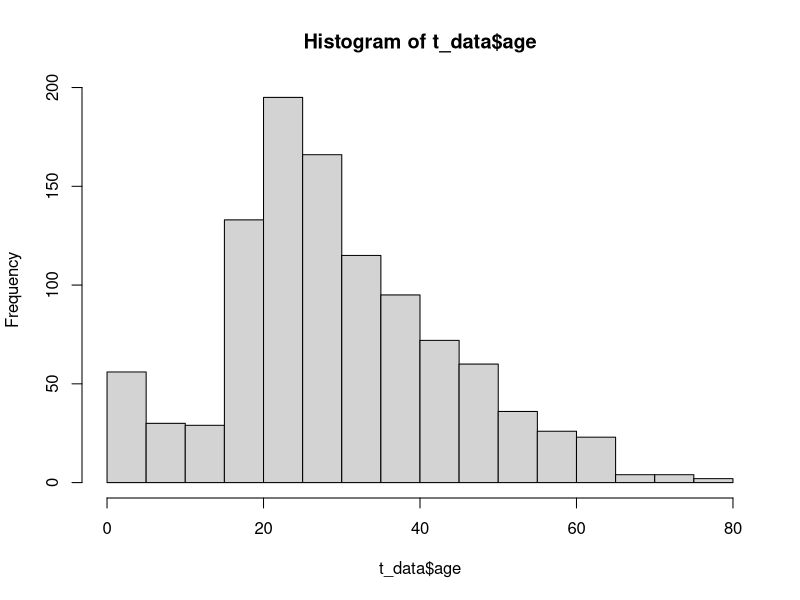
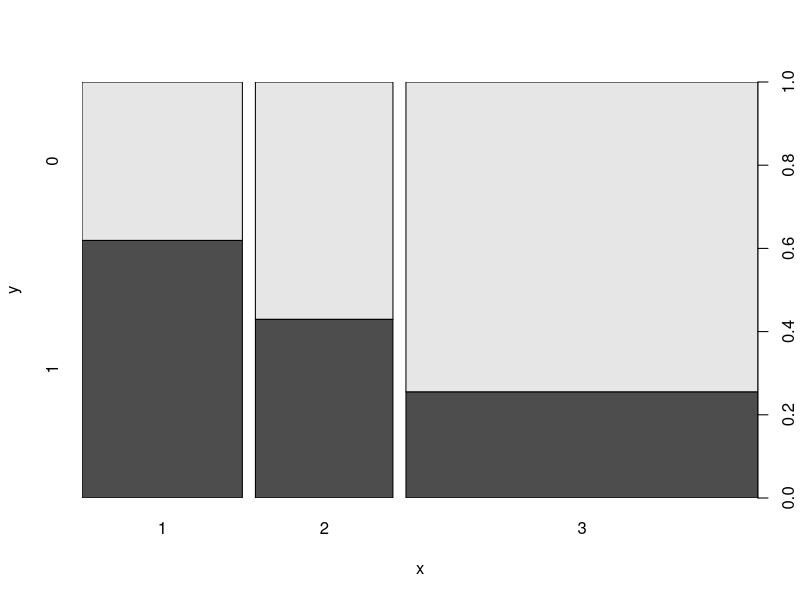
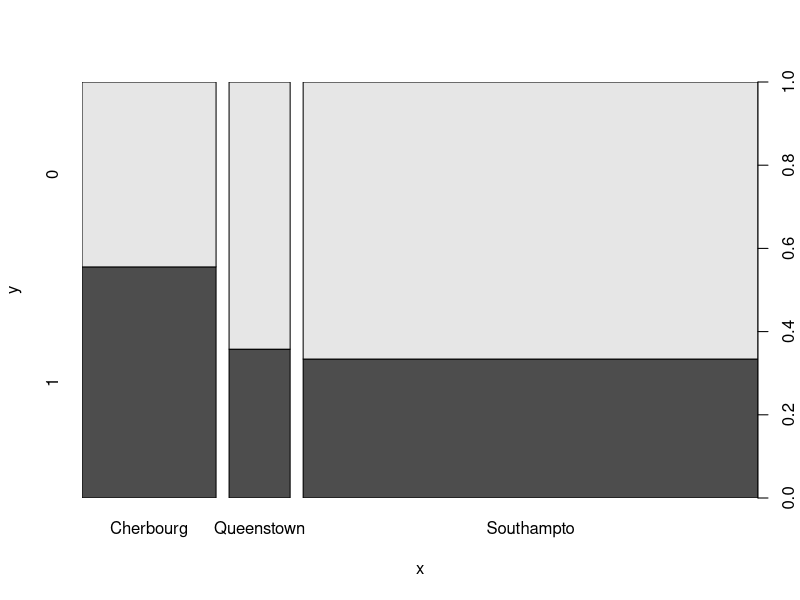
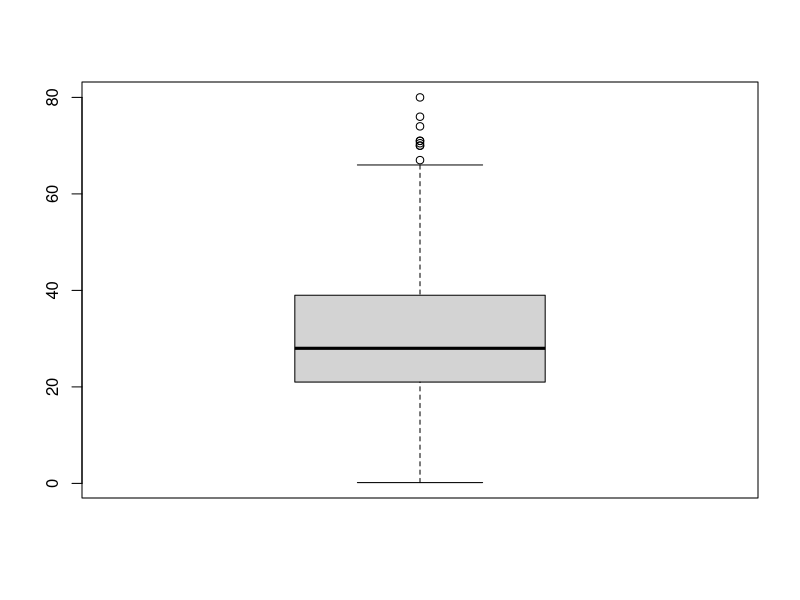
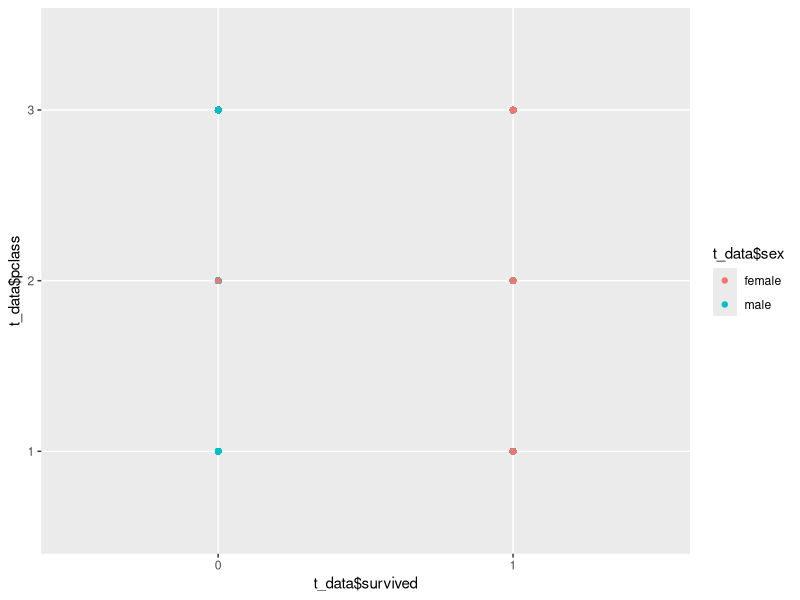
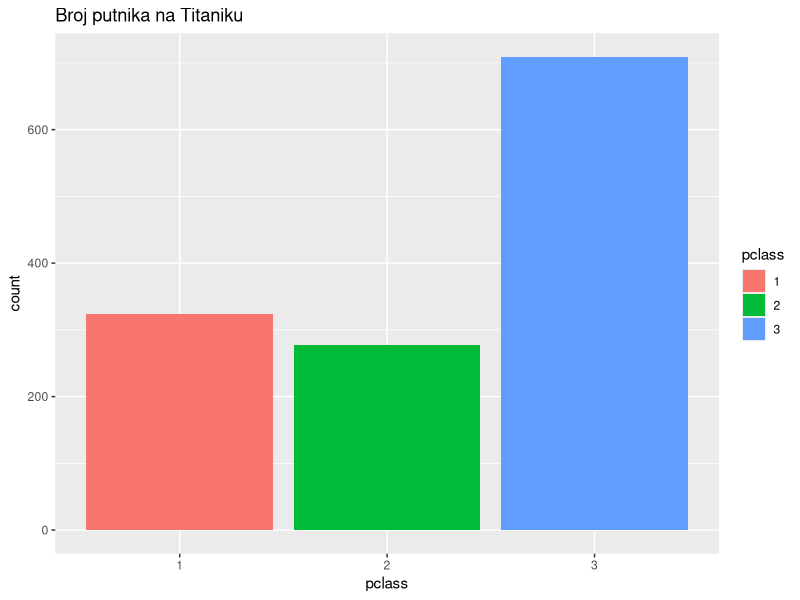
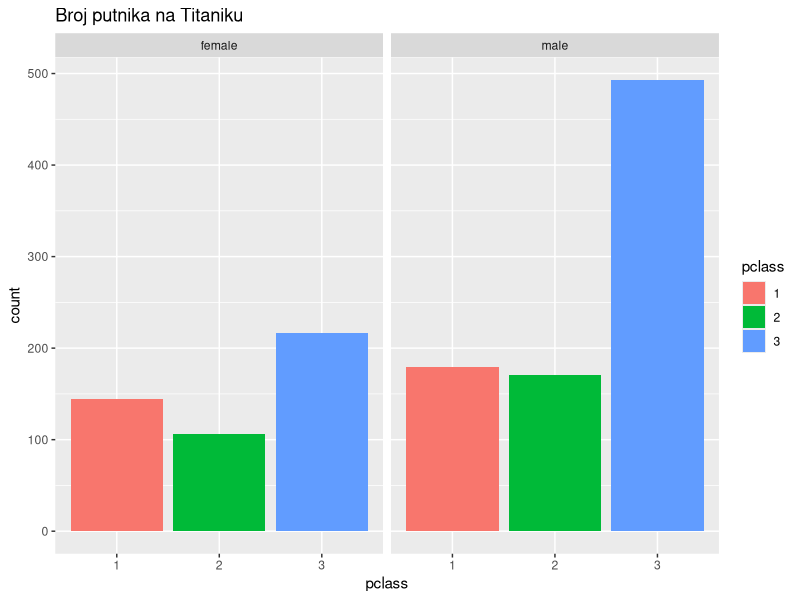
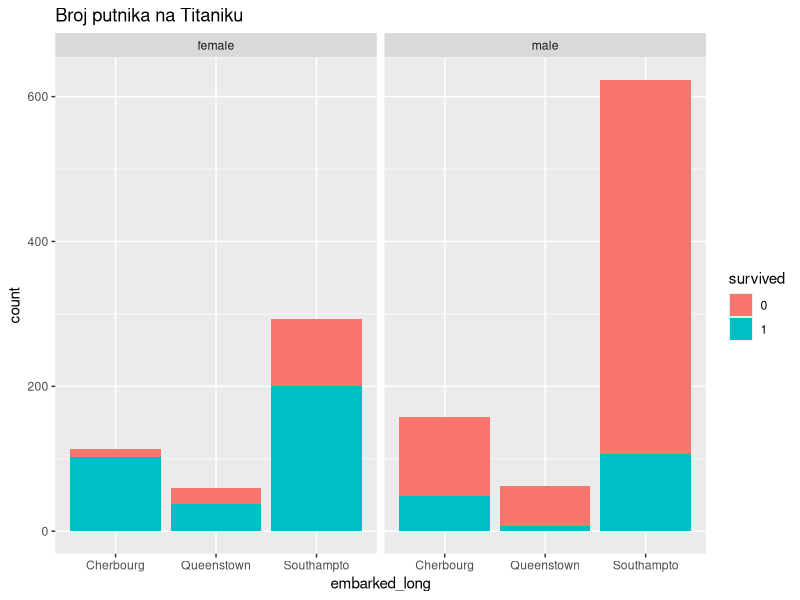

Write the R code that produced these figures, in order.
#***************************************
#
#Data analysis with R
#
#*****************************************
#
#titanic data investigation, more info at: https://www.kaggle.com/c/titanic/data
#load data from the dist

#local specific code # read data from txt file from the worksheet named mysheet
t_data <- read.csv(file = "Resource/titanic3.csv", header = TRUE, row.names = NULL, encoding = "UTF-8", sep = ",", dec = ".", quote = "\"", comment.char = "")
#quick overview of the data
head(t_data) #when data is big show only  first few rows

# Get the summary of imported data
str(t_data)

#convert survived, pclass columns to factors
t_data$survived <- as.factor(t_data$survived)
t_data$pclass <- as.factor(t_data$pclass)

#convert name to character column
t_data$name <- as.character(t_data$name)
t_data$age <- as.numeric(t_data$age)

str(t_data)

#embarked column is not clear what are letters mean
head(t_data$embarked)

#Add new calculated columns
embarked_fun <- function(value) {
    switch(as.character(value),
  "C" = "Cherbourg",
  "Q" = "Queenstown",
  "S" = "Southampto",
  "Southampto")
}

#calculated column
t_data[, "embarked_long"] <- sapply(t_data[, "embarked"], embarked_fun)
str(t_data)
#convert column to factor
t_data$embarked_long = as.factor(t_data$embarked_long)
#
head(t_data$embarked_long)

length(t_data) # number of columns
length(t_data$survived) # number of rows 

table(t_data$survived) # nice review of category data

table(t_data$survived, t_data$pclass) # combinig two cat columns

table(t_data$survived) / length(t_data$survived) #precent of the survived 

table(t_data$pclass) # nice review of category data


#create Age historgram
hist(t_data$age)


#it cannot calculate because of missing values
median(t_data$age) # error there are missing values

# some statistics
median(t_data$age, na.rm = TRUE) # na.rm = TRUE means skip missing values if exist
min(t_data$age, na.rm = TRUE) # minumum value 
max(t_data$age, na.rm = TRUE) # max values
range(t_data$age, na.rm = TRUE) # range of the value

#plotting
plot(t_data$pclass, t_data$survived)
plot(t_data$embarked_long, t_data$survived)

#box plot
#1 and 4 line  - first line
# box second and third quartile
boxplot(t_data$age)


library("ggplot2")
qplot(t_data$survived, t_data$pclass, data = t_data, colour = t_data$sex)

#Broj putnika po po klasama
ggplot(t_data) + aes(x = pclass, fill = pclass) + geom_bar() +
ggtitle("Broj putnika na Titaniku")

#Broj putnika po poklasama podijeljeni prema spolu
ggplot(t_data) + aes(x = pclass, fill = pclass) + geom_bar() +
        ggtitle("Broj putnika na Titaniku") +
facet_grid(. ~ sex)

#Broj putnika po po klasama, grupisano po ukrcajnim lukama 
ggplot(t_data) + aes(x = embarked_long, fill = survived) + geom_bar() +
        ggtitle("Broj putnika na Titaniku") +
facet_grid(. ~ sex)

#Broj putnika po klasama
ggplot(t_data) + aes(x = pclass, fill = survived) + geom_bar() +
    ggtitle("Broj putnika na Titaniku")

#Broj putnika po klasama
ggplot(t_data) + aes(x = pclass, fill = survived) + geom_bar() +
        ggtitle("Broj putnika na Titaniku") +
        facet_grid(. ~ sex)



##Machine learning preparation####
#create new data from current
data_to_model = data.frame(survived = t_data$survived, pclass = t_data$pclass, age = t_data$age, sibp = t_data$sibsp, parch = t_data$parch, sex = t_data$sex, embarked = t_data$embarked_long)

#structure of the new data
str(data_to_model)
